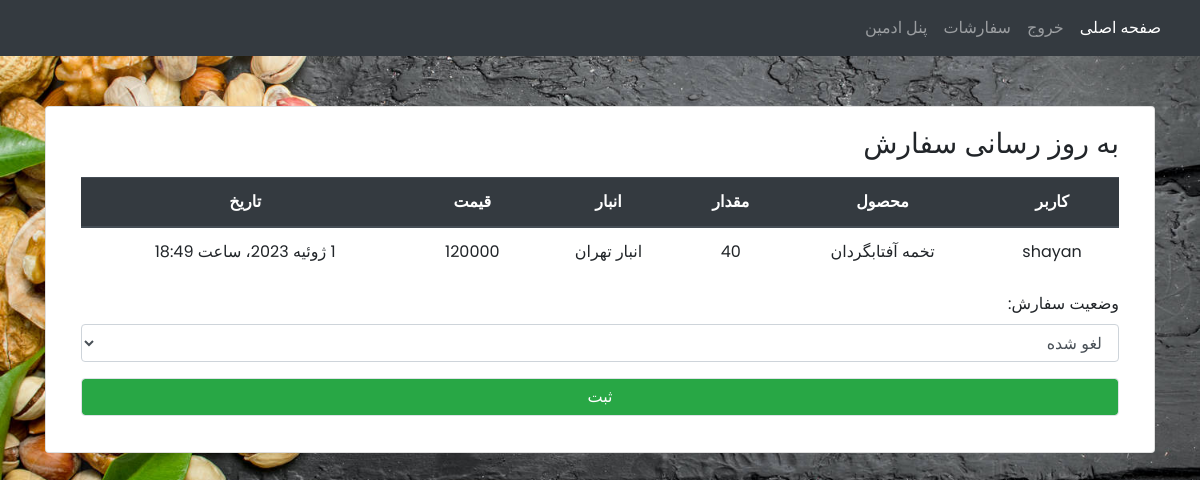
/adminpanel/order/11/update/ (signed in), run on the app's committed database.
### orders/models.py (models this page shows, shortened)
class Order(models.Model):
    STATUS = (
        ('pending', 'در انتظار بازبینی'),
        ('deliver', 'آماده ارسال'),
        ('Post', 'ارسال شده'),
        ('cancel', 'لغو شده'),
    )
    user = models.ForeignKey(User, related_name='O_user',on_delete=models.CASCADE ,verbose_name='کاربر')
    product = models.ForeignKey(Product, related_name='O_product',on_delete=models.CASCADE ,verbose_name='محصول')
    price = models.PositiveBigIntegerField(verbose_name='قیمت کالا')
    inventory = models.ForeignKey(Inventory, related_name='O_inventory', on_delete=models.CASCADE, verbose_name='انبار')
    quantity = models.PositiveIntegerField(verbose_name='تعداد')
    status = models.CharField(max_length=15, choices=STATUS, verbose_name='وضعیت سفارش')
    create = models.DateTimeField(auto_now_add=True, verbose_name='زمان ثبت سفارش')
    class Meta:
        verbose_name = 'سفارش'
        verbose_name_plural = 'سفارش ها'

### product/models.py (models this page shows)
class Product(models.Model):
    STATUS = (
        ('kg', 'کیلوگرم'),
        ('pack', 'بسته'),
        ('num', 'عدد'),
    )
    name = models.CharField(max_length=120, unique=True, verbose_name='نام')
    price = models.PositiveBigIntegerField(verbose_name='قیمت')
    quantity = models.PositiveIntegerField(verbose_name='موجودی')
    unit = models.CharField(max_length=20, choices=STATUS, verbose_name='واحد')
    image = models.ImageField(upload_to='product/%Y/%B/%d/', verbose_name='تصویر')
    def __str__(self):
        return self.name
    def price_decimal(self):
        return f'{self.price:,}'
    price_decimal.short_description = 'قیمت'
    def product_image(self):
        return mark_safe('<img src="{}" width="80" style="border-radius:50%;" />'.format(self.image.url))
    product_image.short_description = 'تصویر'
    product_image.allow_tags = True
    class Meta:
        verbose_name = 'محصول'
        verbose_name_plural = 'محصولات'

class Inventory(models.Model):
    name = models.CharField(max_length=120, unique=True, verbose_name='نام انبار')
    city = models.ForeignKey(City, related_name='inv_city',on_delete=models.CASCADE ,verbose_name='شهر')
    def __str__(self):
        return self.name
    class Meta:
        verbose_name = 'انبار'
        verbose_name_plural = 'انبار ها'

### adminpanel/views.py (the view)
# urls.py: path('order/<int:pk>/update/', OrderUpdateView.as_view(), name="order_update"),
class OrderUpdateView(UserPassesTestMixin, UpdateView):
    model = Order
    template_name = 'order_update.html'
    fields = ['status']
    success_url = reverse_lazy('order')
    def test_func(self):
            return self.request.user.is_superuser

### templates/order_update.html (shortened to what this page needs)
{% extends 'base.html' %} {% load static %} {% load jalali_tags %} {% block bodystyle %} <body
style="background-image: url('{% static "images/back2.jpg" %}'); height: 100%;
background-position: center; background-size: cover;background-repeat:
no-repeat;"> {% endblock %}  {% block content %}
<div class="container">
  <div class="card text-right col-md-12">
    <div class="card-body">
      <h3 class="card-title mb-3">به روز رسانی سفارش</h3>
      <table class="table text-center">
        <thead class="thead-dark">
          <tr>
            <th scope="col">کاربر</th>
            <th scope="col">محصول</th>
            <th scope="col">مقدار</th>
            <th scope="col">انبار</th>
            <th scope="col">قیمت</th>
            <th scope="col">تاریخ</th>
          </tr>
        </thead>
      <tbody style="background-color: #ffffff">
              <tr>
                  <td>{{ order.user }}</td>
                  <td>{{ order.product }}</td>
                  <td>{{ order.quantity }}</td>
                  <td>{{ order.inventory }}</td>
                  <td>{{ order.price }}</td>
                  <td>{{ order.create|to_jalali:'%Y/%m/%d _ %H:%M:%S' }}</td>
              </tr>
      </tbody>
      </table>
      <form method="POST" action="">
        {% csrf_token %} {{ form.as_p }}
        <div class="form-group form-button">
          <input
            type="submit"
            class="btn btn-success btn-block mt-3"
            value="ثبت"
          />
        </div>
      </form>
    </div>
  </div>
</div>
{% endblock content %}

### static/static_root/css/style.css (style rules this page uses)
* { padding: 0; margin: 0; box-sizing: border-box; font-family: 'Poppins', IRANSansWeb; direction: rtl; }
body { height: 100vh; background: linear-gradient(to top, #c9c9ff 50%, #9090fa 90%) no-repeat }
.container { margin: 50px auto }

### data on the page
Order: user "shayan", product "تخمه آفتابگردان", quantity "40", inventory "انبار تهران", price "120000", create|to_jalali "1 ژوئیه 2023، ساعت 18:49", status "لغو شده"
